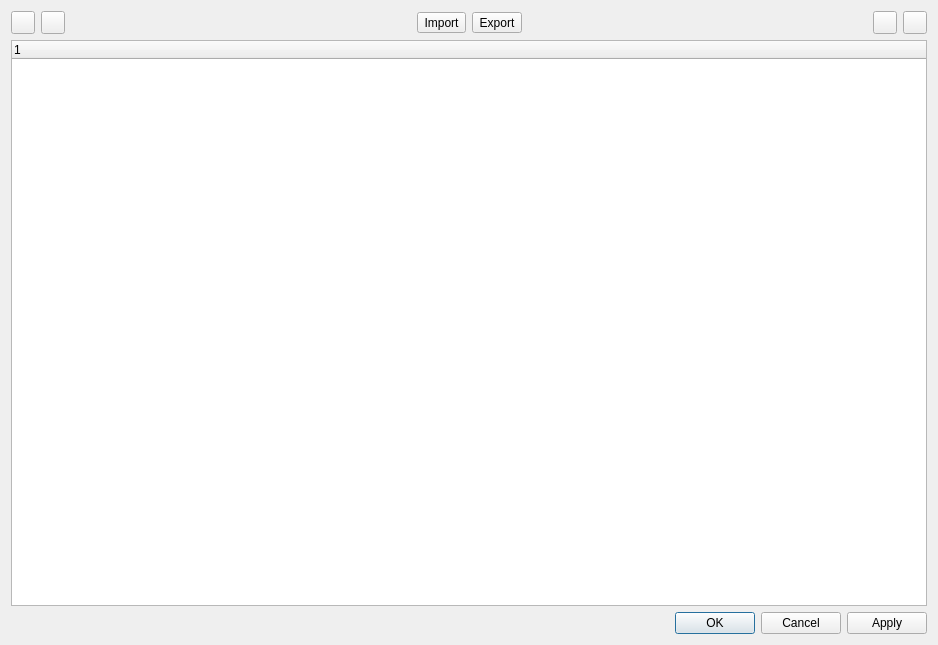
<?xml version="1.0" encoding="UTF-8"?>
<ui version="4.0">
 <class>PredefinedFiltersDialog</class>
 <widget class="QDialog" name="PredefinedFiltersDialog">
  <property name="geometry">
   <rect>
    <x>0</x>
    <y>0</y>
    <width>938</width>
    <height>645</height>
   </rect>
  </property>
  <property name="windowTitle">
   <string>Predefined Filters</string>
  </property>
  <layout class="QVBoxLayout" name="verticalLayout_2" stretch="0,0,0">
   <property name="sizeConstraint">
    <enum>QLayout::SetDefaultConstraint</enum>
   </property>
   <item>
    <layout class="QHBoxLayout" name="horizontalLayout_5">
     <property name="bottomMargin">
      <number>0</number>
     </property>
     <item>
      <widget class="QToolButton" name="addFilterButton">
       <property name="toolTip">
        <string>New Filter</string>
       </property>
       <property name="text">
        <string/>
       </property>
       <property name="icon">
        <iconset resource="../../app/klogg.qrc">
         <normaloff>:/images/icons8-plus-16.png</normaloff>:/images/icons8-plus-16.png</iconset>
       </property>
      </widget>
     </item>
     <item>
      <widget class="QToolButton" name="removeFilterButton">
       <property name="toolTip">
        <string>Remove Filter</string>
       </property>
       <property name="text">
        <string/>
       </property>
       <property name="icon">
        <iconset resource="../../app/klogg.qrc">
         <normaloff>:/images/icons8-minus-16.png</normaloff>:/images/icons8-minus-16.png</iconset>
       </property>
      </widget>
     </item>
     <item>
      <spacer name="horizontalSpacer">
       <property name="orientation">
        <enum>Qt::Horizontal</enum>
       </property>
       <property name="sizeHint" stdset="0">
        <size>
         <width>40</width>
         <height>20</height>
        </size>
       </property>
      </spacer>
     </item>
     <item>
      <widget class="QToolButton" name="importFilterButton">
       <property name="toolTip">
        <string>Import Filters</string>
       </property>
       <property name="text">
        <string>Import</string>
       </property>
      </widget>
     </item>
     <item>
      <widget class="QToolButton" name="exportFilterButton">
       <property name="toolTip">
        <string>Export Filters</string>
       </property>
       <property name="text">
        <string>Export</string>
       </property>
      </widget>
     </item>
     <item>
      <spacer name="horizontalSpacer_2">
       <property name="orientation">
        <enum>Qt::Horizontal</enum>
       </property>
       <property name="sizeType">
        <enum>QSizePolicy::Expanding</enum>
       </property>
       <property name="sizeHint" stdset="0">
        <size>
         <width>40</width>
         <height>20</height>
        </size>
       </property>
      </spacer>
     </item>
     <item>
      <widget class="QToolButton" name="upButton">
       <property name="text">
        <string/>
       </property>
       <property name="icon">
        <iconset resource="../../app/klogg.qrc">
         <normaloff>:/images/icons8-up-16.png</normaloff>:/images/icons8-up-16.png</iconset>
       </property>
      </widget>
     </item>
     <item>
      <widget class="QToolButton" name="downButton">
       <property name="text">
        <string/>
       </property>
       <property name="icon">
        <iconset resource="../../app/klogg.qrc">
         <normaloff>:/images/icons8-down-arrow-16.png</normaloff>:/images/icons8-down-arrow-16.png</iconset>
       </property>
      </widget>
     </item>
    </layout>
   </item>
   <item>
    <widget class="QTreeWidget" name="filtersTreeWidget">
     <property name="editTriggers">
      <set>QAbstractItemView::AnyKeyPressed|QAbstractItemView::DoubleClicked|QAbstractItemView::EditKeyPressed</set>
     </property>
     <property name="tabKeyNavigation">
      <bool>true</bool>
     </property>
     <property name="selectionMode">
      <enum>QAbstractItemView::ExtendedSelection</enum>
     </property>
     <column>
      <property name="text">
       <string notr="true">1</string>
      </property>
     </column>
    </widget>
   </item>
   <item>
    <widget class="QDialogButtonBox" name="buttonBox">
     <property name="orientation">
      <enum>Qt::Horizontal</enum>
     </property>
     <property name="standardButtons">
      <set>QDialogButtonBox::Apply|QDialogButtonBox::Cancel|QDialogButtonBox::Ok</set>
     </property>
    </widget>
   </item>
  </layout>
 </widget>
 <resources>
  <include location="../../app/klogg.qrc"/>
  <include location="../../app/klogg.qrc"/>
  <include location="../../app/klogg.qrc"/>
 </resources>
 <connections/>
</ui>
